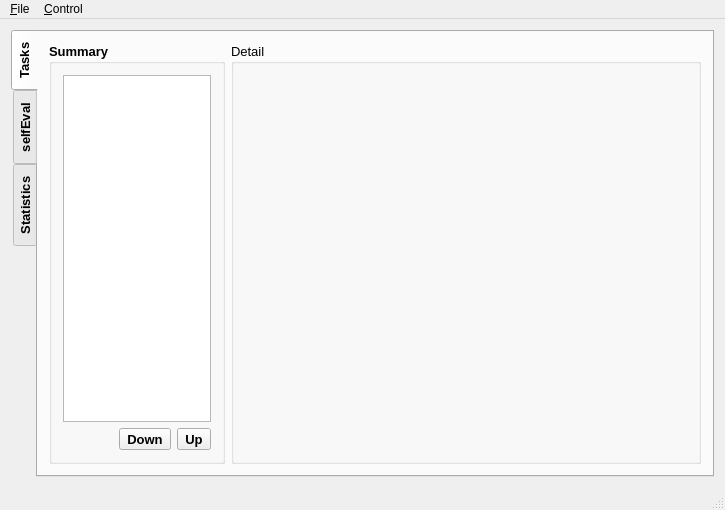
<?xml version="1.0" encoding="UTF-8"?>
<ui version="4.0">
 <class>LemonLime</class>
 <widget class="QMainWindow" name="LemonLime">
  <property name="geometry">
   <rect>
    <x>0</x>
    <y>0</y>
    <width>725</width>
    <height>510</height>
   </rect>
  </property>
  <property name="minimumSize">
   <size>
    <width>725</width>
    <height>510</height>
   </size>
  </property>
  <property name="windowTitle">
   <string>selfEval</string>
  </property>
  <property name="windowIcon">
   <iconset>
    <normaloff>:/icon/icon.png</normaloff>:/icon/icon.png</iconset>
  </property>
  <widget class="QWidget" name="centralWidget">
   <layout class="QHBoxLayout" name="horizontalLayout">
    <item>
     <widget class="QTabWidget" name="tabWidget">
      <property name="enabled">
       <bool>true</bool>
      </property>
      <property name="font">
       <font>
        <pointsize>10</pointsize>
        <weight>75</weight>
        <bold>true</bold>
       </font>
      </property>
      <property name="autoFillBackground">
       <bool>false</bool>
      </property>
      <property name="tabPosition">
       <enum>QTabWidget::West</enum>
      </property>
      <property name="tabShape">
       <enum>QTabWidget::Rounded</enum>
      </property>
      <property name="currentIndex">
       <number>0</number>
      </property>
      <property name="elideMode">
       <enum>Qt::ElideNone</enum>
      </property>
      <property name="documentMode">
       <bool>false</bool>
      </property>
      <property name="tabsClosable">
       <bool>false</bool>
      </property>
      <property name="movable">
       <bool>false</bool>
      </property>
      <property name="tabBarAutoHide">
       <bool>false</bool>
      </property>
      <widget class="QWidget" name="tasksTab">
       <attribute name="title">
        <string>Tasks</string>
       </attribute>
       <layout class="QHBoxLayout" name="horizontalLayout_2">
        <item>
         <widget class="QGroupBox" name="taskBox">
          <property name="sizePolicy">
           <sizepolicy hsizetype="Expanding" vsizetype="Preferred">
            <horstretch>1</horstretch>
            <verstretch>0</verstretch>
           </sizepolicy>
          </property>
          <property name="minimumSize">
           <size>
            <width>176</width>
            <height>387</height>
           </size>
          </property>
          <property name="title">
           <string>Summary</string>
          </property>
          <layout class="QVBoxLayout" name="verticalLayout_2">
           <item>
            <widget class="SummaryTree" name="summary">
             <property name="font">
              <font>
               <pointsize>10</pointsize>
               <weight>50</weight>
               <bold>false</bold>
              </font>
             </property>
             <property name="contextMenuPolicy">
              <enum>Qt::DefaultContextMenu</enum>
             </property>
             <property name="statusTip">
              <string>Viewing tasks...</string>
             </property>
             <attribute name="headerVisible">
              <bool>false</bool>
             </attribute>
             <column>
              <property name="text">
               <string notr="true">1</string>
              </property>
             </column>
            </widget>
           </item>
           <item>
            <layout class="QHBoxLayout" name="horizontalLayout_7">
             <item>
              <spacer name="horizontalSpacer_2">
               <property name="orientation">
                <enum>Qt::Horizontal</enum>
               </property>
               <property name="sizeHint" stdset="0">
                <size>
                 <width>40</width>
                 <height>20</height>
                </size>
               </property>
              </spacer>
             </item>
             <item>
              <widget class="QToolButton" name="moveDownButton">
               <property name="statusTip">
                <string>Move down this task...</string>
               </property>
               <property name="text">
                <string>Down</string>
               </property>
               <property name="icon">
                <iconset>
                 <normaloff>:/icon/go-down.svg</normaloff>:/icon/go-down.svg</iconset>
               </property>
              </widget>
             </item>
             <item>
              <widget class="QToolButton" name="moveUpButton">
               <property name="statusTip">
                <string>Move up this task...</string>
               </property>
               <property name="text">
                <string>Up</string>
               </property>
               <property name="icon">
                <iconset>
                 <normaloff>:/icon/go-up.svg</normaloff>:/icon/go-up.svg</iconset>
               </property>
              </widget>
             </item>
            </layout>
           </item>
          </layout>
         </widget>
        </item>
        <item>
         <widget class="QGroupBox" name="editBox">
          <property name="sizePolicy">
           <sizepolicy hsizetype="Expanding" vsizetype="Preferred">
            <horstretch>3</horstretch>
            <verstretch>0</verstretch>
           </sizepolicy>
          </property>
          <property name="font">
           <font>
            <pointsize>10</pointsize>
            <weight>50</weight>
            <bold>false</bold>
           </font>
          </property>
          <property name="title">
           <string>Detail</string>
          </property>
          <layout class="QVBoxLayout" name="verticalLayout_8">
           <item>
            <widget class="QStackedWidget" name="editWidget">
             <property name="contextMenuPolicy">
              <enum>Qt::NoContextMenu</enum>
             </property>
             <property name="statusTip">
              <string>Editing task details...</string>
             </property>
             <property name="currentIndex">
              <number>2</number>
             </property>
             <widget class="QWidget" name="nullPage"/>
             <widget class="TaskEditWidget" name="taskEdit"/>
             <widget class="TestCaseEditWidget" name="testCaseEdit"/>
            </widget>
           </item>
          </layout>
         </widget>
        </item>
       </layout>
      </widget>
      <widget class="QWidget" name="contestantsTab">
       <attribute name="title">
        <string>selfEval</string>
       </attribute>
       <layout class="QVBoxLayout" name="verticalLayout">
        <item>
         <widget class="ResultViewer" name="resultViewer">
          <property name="font">
           <font>
            <pointsize>10</pointsize>
            <weight>50</weight>
            <bold>false</bold>
           </font>
          </property>
          <property name="statusTip">
           <string>Contestant List...</string>
          </property>
          <property name="editTriggers">
           <set>QAbstractItemView::NoEditTriggers</set>
          </property>
          <property name="tabKeyNavigation">
           <bool>false</bool>
          </property>
          <property name="selectionMode">
           <enum>QAbstractItemView::ExtendedSelection</enum>
          </property>
          <property name="selectionBehavior">
           <enum>QAbstractItemView::SelectItems</enum>
          </property>
          <property name="verticalScrollMode">
           <enum>QAbstractItemView::ScrollPerPixel</enum>
          </property>
          <property name="horizontalScrollMode">
           <enum>QAbstractItemView::ScrollPerPixel</enum>
          </property>
          <property name="showGrid">
           <bool>false</bool>
          </property>
          <property name="sortingEnabled">
           <bool>true</bool>
          </property>
          <property name="cornerButtonEnabled">
           <bool>false</bool>
          </property>
          <attribute name="horizontalHeaderMinimumSectionSize">
           <number>75</number>
          </attribute>
          <attribute name="horizontalHeaderHighlightSections">
           <bool>false</bool>
          </attribute>
          <attribute name="verticalHeaderVisible">
           <bool>false</bool>
          </attribute>
          <attribute name="verticalHeaderMinimumSectionSize">
           <number>25</number>
          </attribute>
          <attribute name="verticalHeaderDefaultSectionSize">
           <number>27</number>
          </attribute>
         </widget>
        </item>
        <item>
         <layout class="QHBoxLayout" name="horizontalLayout_4">
          <item>
           <widget class="QPushButton" name="cleanupButton">
            <property name="minimumSize">
             <size>
              <width>120</width>
              <height>0</height>
             </size>
            </property>
            <property name="font">
             <font>
              <pointsize>10</pointsize>
              <weight>50</weight>
              <bold>false</bold>
             </font>
            </property>
            <property name="statusTip">
             <string>Cleanup the files of all contestants...</string>
            </property>
            <property name="text">
             <string>Clean Up Files</string>
            </property>
            <property name="icon">
             <iconset>
              <normaloff>:/icon/view-sort.svg</normaloff>:/icon/view-sort.svg</iconset>
            </property>
           </widget>
          </item>
          <item>
           <spacer name="horizontalSpacer">
            <property name="orientation">
             <enum>Qt::Horizontal</enum>
            </property>
            <property name="sizeHint" stdset="0">
             <size>
              <width>468</width>
              <height>20</height>
             </size>
            </property>
           </spacer>
          </item>
          <item>
           <widget class="QPushButton" name="refreshButton">
            <property name="minimumSize">
             <size>
              <width>120</width>
              <height>0</height>
             </size>
            </property>
            <property name="font">
             <font>
              <pointsize>10</pointsize>
              <weight>50</weight>
              <bold>false</bold>
             </font>
            </property>
            <property name="statusTip">
             <string>Refresh the contestant list...</string>
            </property>
            <property name="text">
             <string>Refresh</string>
            </property>
            <property name="icon">
             <iconset>
              <normaloff>:/icon/view-refresh.svg</normaloff>:/icon/view-refresh.svg</iconset>
            </property>
           </widget>
          </item>
          <item>
           <widget class="QPushButton" name="judgeUnjudgedButton">
            <property name="sizePolicy">
             <sizepolicy hsizetype="Minimum" vsizetype="Fixed">
              <horstretch>0</horstretch>
              <verstretch>0</verstretch>
             </sizepolicy>
            </property>
            <property name="minimumSize">
             <size>
              <width>120</width>
              <height>0</height>
             </size>
            </property>
            <property name="font">
             <font>
              <pointsize>10</pointsize>
              <weight>50</weight>
              <bold>false</bold>
             </font>
            </property>
            <property name="statusTip">
             <string>Judge unjudged...</string>
            </property>
            <property name="text">
             <string>Judge Unjudged</string>
            </property>
            <property name="icon">
             <iconset>
              <normaloff>:/icon/edit-find-replace.svg</normaloff>:/icon/edit-find-replace.svg</iconset>
            </property>
           </widget>
          </item>
          <item>
           <widget class="QPushButton" name="judgeButton">
            <property name="enabled">
             <bool>false</bool>
            </property>
            <property name="minimumSize">
             <size>
              <width>120</width>
              <height>0</height>
             </size>
            </property>
            <property name="font">
             <font>
              <pointsize>10</pointsize>
              <weight>50</weight>
              <bold>false</bold>
             </font>
            </property>
            <property name="statusTip">
             <string>Judge selected area...</string>
            </property>
            <property name="text">
             <string>Judge Selected</string>
            </property>
            <property name="icon">
             <iconset>
              <normaloff>:/icon/edit-find.svg</normaloff>:/icon/edit-find.svg</iconset>
            </property>
           </widget>
          </item>
          <item>
           <widget class="QPushButton" name="judgeAllButton">
            <property name="enabled">
             <bool>false</bool>
            </property>
            <property name="minimumSize">
             <size>
              <width>120</width>
              <height>0</height>
             </size>
            </property>
            <property name="font">
             <font>
              <pointsize>10</pointsize>
              <weight>50</weight>
              <bold>false</bold>
             </font>
            </property>
            <property name="statusTip">
             <string>Judge all contestants...</string>
            </property>
            <property name="text">
             <string>Judge All</string>
            </property>
            <property name="icon">
             <iconset>
              <normaloff>:/icon/code-function.svg</normaloff>:/icon/code-function.svg</iconset>
            </property>
           </widget>
          </item>
         </layout>
        </item>
       </layout>
      </widget>
      <widget class="QWidget" name="statisticsTab">
       <attribute name="title">
        <string>Statistics</string>
       </attribute>
       <layout class="QHBoxLayout" name="horizontalLayout_3">
        <item>
         <widget class="StatisticsBrowser" name="statisticsBrowser" native="true">
          <property name="font">
           <font>
            <pointsize>10</pointsize>
            <weight>50</weight>
            <bold>false</bold>
           </font>
          </property>
          <property name="statusTip">
           <string>The Statistics Browser...</string>
          </property>
         </widget>
        </item>
       </layout>
      </widget>
     </widget>
    </item>
   </layout>
  </widget>
  <widget class="QMenuBar" name="menuBar">
   <property name="geometry">
    <rect>
     <x>0</x>
     <y>0</y>
     <width>725</width>
     <height>30</height>
    </rect>
   </property>
   <widget class="QMenu" name="fileMenu">
    <property name="font">
     <font>
      <pointsize>10</pointsize>
     </font>
    </property>
    <property name="statusTip">
     <string>Open / Close / Rename contest and etc</string>
    </property>
    <property name="title">
     <string>&amp;File</string>
    </property>
    <addaction name="newAction"/>
    <addaction name="openAction"/>
    <addaction name="saveAction"/>
    <addaction name="closeAction"/>
    <addaction name="separator"/>
    <addaction name="openFolderAction"/>
    <addaction name="actionChangeContestName"/>
    <addaction name="separator"/>
    <addaction name="exitAction"/>
   </widget>
   <widget class="QMenu" name="controlMenu">
    <property name="title">
     <string>&amp;Control</string>
    </property>
    <addaction name="judgeAllAction"/>
    <addaction name="judgeAction"/>
    <addaction name="judgeUnjudgedAction"/>
    <addaction name="judgeGreyAction"/>
    <addaction name="judgeMagentaAction"/>
    <addaction name="separator"/>
    <addaction name="cleanupAction"/>
    <addaction name="refreshAction"/>
    <addaction name="separator"/>
    <addaction name="addTasksAction"/>
    <addaction name="exportAction"/>
    <addaction name="separator"/>
    <addaction name="actionExportStatistics"/>
   </widget>
   <widget class="QMenu" name="toolsMenu">
    <property name="font">
     <font>
      <pointsize>10</pointsize>
     </font>
    </property>
    <property name="title">
     <string>&amp;Tools</string>
    </property>
    <addaction name="optionsAction"/>
   </widget>
   <widget class="QMenu" name="helpMenu">
    <property name="font">
     <font>
      <pointsize>10</pointsize>
     </font>
    </property>
    <property name="title">
     <string>&amp;Help</string>
    </property>
    <widget class="QMenu" name="menuGuides">
     <property name="statusTip">
      <string>LemonLime Guides...</string>
     </property>
     <property name="title">
      <string>&amp;Guides</string>
     </property>
     <property name="icon">
      <iconset>
       <normaloff>:/icon/system-help.svg</normaloff>:/icon/system-help.svg</iconset>
     </property>
     <addaction name="actionManual"/>
     <addaction name="separator"/>
     <addaction name="actionMore"/>
    </widget>
    <addaction name="menuGuides"/>
    <addaction name="separator"/>
    <addaction name="aboutAction"/>
   </widget>
   <addaction name="fileMenu"/>
   <addaction name="controlMenu"/>
   <!-- <addaction name="toolsMenu"/>
   <addaction name="helpMenu"/> -->
  </widget>
  <widget class="QStatusBar" name="statusBar"/>
  <action name="newAction">
   <property name="visible">
    <bool>false</bool>
   </property>
   <property name="icon">
    <iconset>
     <normaloff>:/icon/document-new.svg</normaloff>:/icon/document-new.svg</iconset>
   </property>
   <property name="text">
    <string>&amp;New Contest</string>
   </property>
   <property name="statusTip">
    <string>Make a new contest...</string>
   </property>
  </action>
  <action name="openAction">
   <property name="icon">
    <iconset>
     <normaloff>:/icon/quickopen-file.svg</normaloff>:/icon/quickopen-file.svg</iconset>
   </property>
   <property name="text">
    <string>&amp;Open Existing Contest</string>
   </property>
   <property name="statusTip">
    <string>Open an existing contest...</string>
   </property>
  </action>
  <action name="exitAction">
   <property name="icon">
    <iconset>
     <normaloff>:/icon/application-exit.svg</normaloff>:/icon/application-exit.svg</iconset>
   </property>
   <property name="text">
    <string>E&amp;xit</string>
   </property>
   <property name="statusTip">
    <string>Exit LemonLime...</string>
   </property>
  </action>
  <action name="optionsAction">
   <property name="icon">
    <iconset>
     <normaloff>:/icon/configure.svg</normaloff>:/icon/configure.svg</iconset>
   </property>
   <property name="text">
    <string>&amp;Settings</string>
   </property>
   <property name="statusTip">
    <string>LemonLime Settings...</string>
   </property>
  </action>
  <action name="aboutAction">
   <property name="icon">
    <iconset>
     <normaloff>:/icon/help-about.svg</normaloff>:/icon/help-about.svg</iconset>
   </property>
   <property name="text">
    <string>&amp;About</string>
   </property>
   <property name="statusTip">
    <string>About LemonLime...</string>
   </property>
  </action>
  <action name="judgeAction">
   <property name="enabled">
    <bool>false</bool>
   </property>
   <property name="icon">
    <iconset>
     <normaloff>:/icon/edit-find.svg</normaloff>:/icon/edit-find.svg</iconset>
   </property>
   <property name="text">
    <string>&amp;Judge Selected</string>
   </property>
   <property name="statusTip">
    <string>Judge selected area...</string>
   </property>
  </action>
  <action name="judgeAllAction">
   <property name="enabled">
    <bool>false</bool>
   </property>
   <property name="icon">
    <iconset>
     <normaloff>:/icon/code-function.svg</normaloff>:/icon/code-function.svg</iconset>
   </property>
   <property name="text">
    <string>Judge &amp;All</string>
   </property>
   <property name="statusTip">
    <string>Judge all contestants...</string>
   </property>
  </action>
  <action name="closeAction">
   <property name="icon">
    <iconset>
     <normaloff>:/icon/document-close.svg</normaloff>:/icon/document-close.svg</iconset>
   </property>
   <property name="text">
    <string>&amp;Close Current Contest</string>
   </property>
   <property name="statusTip">
    <string>Close this contest...</string>
   </property>
  </action>
  <action name="setEnglishAction">
   <property name="text">
    <string notr="true">&amp;English</string>
   </property>
  </action>
  <action name="addTasksAction">
   <property name="visible">
    <bool>false</bool>
   </property>
   <property name="enabled">
    <bool>false</bool>
   </property>
   <property name="icon">
    <iconset>
     <normaloff>:/icon/layer-new.svg</normaloff>:/icon/layer-new.svg</iconset>
   </property>
   <property name="text">
    <string>Add &amp;Tasks Automatically</string>
   </property>
   <property name="statusTip">
    <string>Find your tasks in ./data and add them automatically...</string>
   </property>
  </action>
  <action name="makeSelfTestAction">
   <property name="enabled">
    <bool>false</bool>
   </property>
   <property name="text">
    <string>&amp;Make Self-testing Folder</string>
   </property>
  </action>
  <action name="exportAction">
   <property name="visible">
    <bool>false</bool>
   </property>
   <property name="enabled">
    <bool>false</bool>
   </property>
   <property name="icon">
    <iconset>
     <normaloff>:/icon/document-export.svg</normaloff>:/icon/document-export.svg</iconset>
   </property>
   <property name="text">
    <string>&amp;Export Result</string>
   </property>
   <property name="statusTip">
    <string>Export the result...</string>
   </property>
  </action>
  <action name="judgeUnjudgedAction">
   <property name="enabled">
    <bool>false</bool>
   </property>
   <property name="icon">
    <iconset>
     <normaloff>:/icon/edit-find-replace.svg</normaloff>:/icon/edit-find-replace.svg</iconset>
   </property>
   <property name="text">
    <string>Judge &amp;Unjudged</string>
   </property>
   <property name="statusTip">
    <string>Judge unjudged...</string>
   </property>
  </action>
  <action name="openFolderAction">
   <property name="icon">
    <iconset>
     <normaloff>:/icon/go-parent-folder.svg</normaloff>:/icon/go-parent-folder.svg</iconset>
   </property>
   <property name="text">
    <string>Open Current Contest &amp;Folder</string>
   </property>
   <property name="statusTip">
    <string>Open the folder of this contest with file manager...</string>
   </property>
  </action>
  <action name="saveAction">
   <property name="visible">
    <bool>false</bool>
   </property>
   <property name="icon">
    <iconset>
     <normaloff>:/icon/document-save.svg</normaloff>:/icon/document-save.svg</iconset>
   </property>
   <property name="text">
    <string>&amp;Save Current Contest</string>
   </property>
   <property name="statusTip">
    <string>Save this contest...</string>
   </property>
  </action>
  <action name="actionInteraction">
   <property name="text">
    <string>Interaction</string>
   </property>
   <property name="statusTip">
    <string>How to make Interaction Tasks...</string>
   </property>
  </action>
  <action name="actionSubTasks">
   <property name="text">
    <string>Subtasks</string>
   </property>
   <property name="statusTip">
    <string>How to make Subtasks...</string>
   </property>
  </action>
  <action name="actionCleanupFiles">
   <property name="text">
    <string>Clean up Files</string>
   </property>
   <property name="statusTip">
    <string>What is Cleanup Files...</string>
   </property>
  </action>
  <action name="actionCompileFeatures">
   <property name="text">
    <string>Compile Features</string>
   </property>
   <property name="statusTip">
    <string>The difference in compiling between Lemon and LemonLime...</string>
   </property>
  </action>
  <action name="actionSkip">
   <property name="text">
    <string>Skip</string>
   </property>
   <property name="statusTip">
    <string>What is Skip...</string>
   </property>
  </action>
  <action name="actionSpecialJudge">
   <property name="text">
    <string>Special Judge</string>
   </property>
   <property name="statusTip">
    <string>How to write Special Judge...</string>
   </property>
  </action>
  <action name="actionSingle_Judge">
   <property name="text">
    <string>Single &amp;Judge</string>
   </property>
  </action>
  <action name="actionExportResult">
   <property name="text">
    <string>Export Result</string>
   </property>
   <property name="statusTip">
    <string>New features of Exporting Result...</string>
   </property>
  </action>
  <action name="actionMore">
   <property name="icon">
    <iconset>
     <normaloff>:/icon/globe.svg</normaloff>:/icon/globe.svg</iconset>
   </property>
   <property name="text">
    <string>More</string>
   </property>
   <property name="statusTip">
    <string>Online Guides...</string>
   </property>
  </action>
  <action name="judgeGreyAction">
   <property name="enabled">
    <bool>false</bool>
   </property>
   <property name="icon">
    <iconset>
     <normaloff>:/icon/paint-unknown.svg</normaloff>:/icon/paint-unknown.svg</iconset>
   </property>
   <property name="text">
    <string>Judge &amp;No Source</string>
   </property>
   <property name="statusTip">
    <string>Judge &quot;No Source&quot;...</string>
   </property>
  </action>
  <action name="judgeMagentaAction">
   <property name="enabled">
    <bool>false</bool>
   </property>
   <property name="icon">
    <iconset>
     <normaloff>:/icon/deletecell.svg</normaloff>:/icon/deletecell.svg</iconset>
   </property>
   <property name="text">
    <string>Judge &amp;Compile Failed</string>
   </property>
   <property name="statusTip">
    <string>Judge &quot;Compile Error&quot;, &quot;Compile Time Limit Exceeded&quot;, etc...</string>
   </property>
  </action>
  <action name="actionChangeContestName">
   <property name="visible">
    <bool>false</bool>
   </property>
   <property name="icon">
    <iconset>
     <normaloff>:/icon/document-edit.svg</normaloff>:/icon/document-edit.svg</iconset>
   </property>
   <property name="text">
    <string>C&amp;hange Contest Name</string>
   </property>
   <property name="statusTip">
    <string>Change the name of this contest...</string>
   </property>
  </action>
  <action name="cleanupAction">
   <property name="enabled">
    <bool>false</bool>
   </property>
   <property name="icon">
    <iconset>
     <normaloff>:/icon/view-sort.svg</normaloff>:/icon/view-sort.svg</iconset>
   </property>
   <property name="text">
    <string>Clean Up &amp;Files</string>
   </property>
   <property name="statusTip">
    <string>Cleanup the files of all contestants...</string>
   </property>
  </action>
  <action name="refreshAction">
   <property name="enabled">
    <bool>false</bool>
   </property>
   <property name="icon">
    <iconset>
     <normaloff>:/icon/view-refresh.svg</normaloff>:/icon/view-refresh.svg</iconset>
   </property>
   <property name="text">
    <string>&amp;Refresh</string>
   </property>
   <property name="statusTip">
    <string>Refresh the contestant list...</string>
   </property>
  </action>
  <action name="actionCommunication">
   <property name="text">
    <string>Communication</string>
   </property>
   <property name="statusTip">
    <string>How to make Communication Tasks...</string>
   </property>
  </action>
  <action name="actionExportStatistics">
   <property name="visible">
    <bool>false</bool>
   </property>
   <property name="enabled">
    <bool>false</bool>
   </property>
   <property name="icon">
    <iconset>
     <normaloff>:/icon/document-export.svg</normaloff>:/icon/document-export.svg</iconset>
   </property>
   <property name="text">
    <string>Export &amp;Statistics</string>
   </property>
  </action>
  <action name="actionManual">
   <property name="icon">
    <iconset>
     <normaloff>:/icon/acrobat.svg</normaloff>:/icon/acrobat.svg</iconset>
   </property>
   <property name="text">
    <string>Manual</string>
   </property>
  </action>
 </widget>
 <layoutdefault spacing="6" margin="11"/>
 <customwidgets>
  <customwidget>
   <class>SummaryTree</class>
   <extends>QTreeWidget</extends>
   <header>summarytree.h</header>
  </customwidget>
  <customwidget>
   <class>TaskEditWidget</class>
   <extends>QWidget</extends>
   <header>taskeditwidget.h</header>
   <container>1</container>
  </customwidget>
  <customwidget>
   <class>TestCaseEditWidget</class>
   <extends>QWidget</extends>
   <header>testcaseeditwidget.h</header>
   <container>1</container>
  </customwidget>
  <customwidget>
   <class>ResultViewer</class>
   <extends>QTableWidget</extends>
   <header>resultviewer.h</header>
  </customwidget>
  <customwidget>
   <class>StatisticsBrowser</class>
   <extends>QWidget</extends>
   <header>statisticsbrowser.h</header>
   <container>1</container>
  </customwidget>
 </customwidgets>
 <tabstops>
  <tabstop>tabWidget</tabstop>
  <tabstop>summary</tabstop>
  <tabstop>moveDownButton</tabstop>
  <tabstop>moveUpButton</tabstop>
  <tabstop>resultViewer</tabstop>
  <tabstop>cleanupButton</tabstop>
  <tabstop>refreshButton</tabstop>
  <tabstop>judgeUnjudgedButton</tabstop>
  <tabstop>judgeButton</tabstop>
  <tabstop>judgeAllButton</tabstop>
 </tabstops>
 <resources/>
 <connections/>
</ui>
